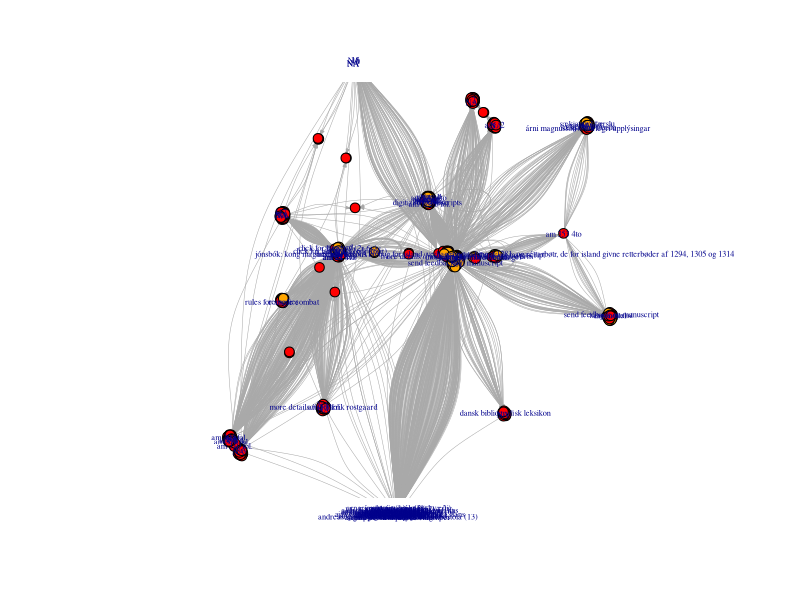

This chart was generated by the following R code:
library(igraph)
library(tidyverse)
set.seed(12)#Change number here to re-randomize the shape of your graph
colorise<-function(url)
  ifelse(grepl("manuscript",url,fixed = TRUE),"red",
         ifelse(grepl("bibliography",url,fixed = TRUE),"grey",
                "orange"))
read_csv("handrit_swedish_aa_formated.csv")%>%
  transmute(source=str_to_lower(source),
            target=str_to_lower(target),
            source_label=str_to_lower(source_label),
            target_label=str_to_lower(target_label),
            #color=ifelse(isReply, "grey", "black"),
            arrow.size=0.2,
            curved=runif(n(),-0.4,0.4)) -> df_edges
bind_rows(transmute(df_edges,name=source,label=source_label),
          transmute(df_edges,name=target,label=target_label)
          ) %>%
          group_by(name)%>%
          summarise(actual_label=paste0(unique(label),collapse = " // "))%>%
  #unique()%>%
  mutate(label=ifelse(rbinom(n(),1,0.1),actual_label,""),color=colorise(name))->df_nodes
#read_csv("handrit_swedish_a_formated.csv")%>%

#df_anonymous <- df_edges[3]
  
graph_from_data_frame(df_edges, vertices = df_nodes) -> g_frame
g_frame
#pdf("test.pdf")
lo <- layout_nicely(g_frame)
#dev.off()
plot(g_frame,
     rescale=FALSE,
     layout=1*norm_coords(lo, -1, 1, -1.2, 1.2),
     vertex.size=5,
     vertex.label.cex = 0.5,#Change label size here
     #vertex.label=df_anonymous, #uncomment to get things anonymised
     edge.width=0.5)
#legend('topleft',legend=levels(sizeCut),pt.cex=scaled,col='black',pch=21, pt.bg='orange'))
#dev.off()
#for graphviz later:
#write_graph(g_frame,format = "dot", file = "comment.dot")
